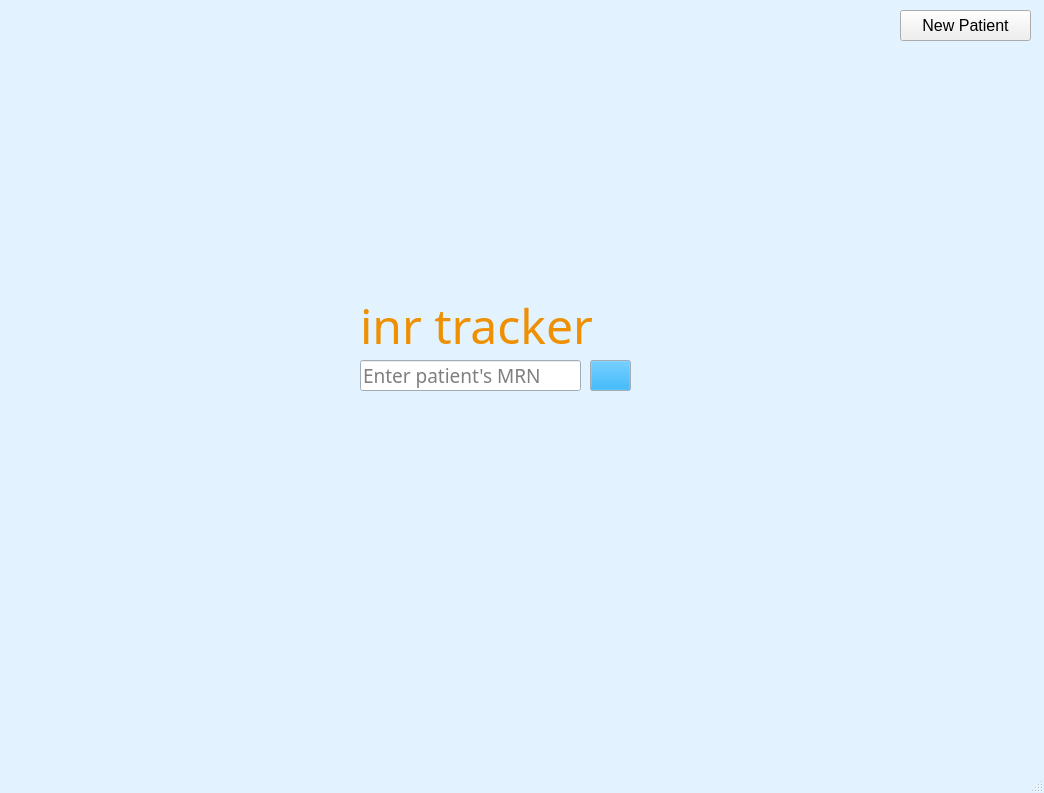
<?xml version="1.0" encoding="UTF-8"?>
<ui version="4.0">
 <class>MainWindow</class>
 <widget class="QMainWindow" name="MainWindow">
  <property name="geometry">
   <rect>
    <x>0</x>
    <y>0</y>
    <width>1044</width>
    <height>793</height>
   </rect>
  </property>
  <property name="palette">
   <palette>
    <active>
     <colorrole role="Base">
      <brush brushstyle="SolidPattern">
       <color alpha="255">
        <red>255</red>
        <green>255</green>
        <blue>255</blue>
       </color>
      </brush>
     </colorrole>
     <colorrole role="Window">
      <brush brushstyle="SolidPattern">
       <color alpha="255">
        <red>226</red>
        <green>242</green>
        <blue>255</blue>
       </color>
      </brush>
     </colorrole>
    </active>
    <inactive>
     <colorrole role="Base">
      <brush brushstyle="SolidPattern">
       <color alpha="255">
        <red>255</red>
        <green>255</green>
        <blue>255</blue>
       </color>
      </brush>
     </colorrole>
     <colorrole role="Window">
      <brush brushstyle="SolidPattern">
       <color alpha="255">
        <red>226</red>
        <green>242</green>
        <blue>255</blue>
       </color>
      </brush>
     </colorrole>
    </inactive>
    <disabled>
     <colorrole role="Base">
      <brush brushstyle="SolidPattern">
       <color alpha="255">
        <red>226</red>
        <green>242</green>
        <blue>255</blue>
       </color>
      </brush>
     </colorrole>
     <colorrole role="Window">
      <brush brushstyle="SolidPattern">
       <color alpha="255">
        <red>226</red>
        <green>242</green>
        <blue>255</blue>
       </color>
      </brush>
     </colorrole>
    </disabled>
   </palette>
  </property>
  <property name="font">
   <font>
    <family>Arial Unicode MS</family>
    <pointsize>11</pointsize>
   </font>
  </property>
  <property name="windowTitle">
   <string>MainWindow</string>
  </property>
  <widget class="QWidget" name="centralwidget">
   <widget class="QLabel" name="Title">
    <property name="geometry">
     <rect>
      <x>360</x>
      <y>300</y>
      <width>291</width>
      <height>51</height>
     </rect>
    </property>
    <property name="palette">
     <palette>
      <active>
       <colorrole role="WindowText">
        <brush brushstyle="SolidPattern">
         <color alpha="255">
          <red>238</red>
          <green>144</green>
          <blue>2</blue>
         </color>
        </brush>
       </colorrole>
       <colorrole role="Text">
        <brush brushstyle="SolidPattern">
         <color alpha="255">
          <red>238</red>
          <green>144</green>
          <blue>2</blue>
         </color>
        </brush>
       </colorrole>
       <colorrole role="PlaceholderText">
        <brush brushstyle="SolidPattern">
         <color alpha="128">
          <red>238</red>
          <green>144</green>
          <blue>2</blue>
         </color>
        </brush>
       </colorrole>
      </active>
      <inactive>
       <colorrole role="WindowText">
        <brush brushstyle="SolidPattern">
         <color alpha="255">
          <red>238</red>
          <green>144</green>
          <blue>2</blue>
         </color>
        </brush>
       </colorrole>
       <colorrole role="Text">
        <brush brushstyle="SolidPattern">
         <color alpha="255">
          <red>238</red>
          <green>144</green>
          <blue>2</blue>
         </color>
        </brush>
       </colorrole>
       <colorrole role="PlaceholderText">
        <brush brushstyle="SolidPattern">
         <color alpha="128">
          <red>238</red>
          <green>144</green>
          <blue>2</blue>
         </color>
        </brush>
       </colorrole>
      </inactive>
      <disabled>
       <colorrole role="WindowText">
        <brush brushstyle="SolidPattern">
         <color alpha="255">
          <red>120</red>
          <green>120</green>
          <blue>120</blue>
         </color>
        </brush>
       </colorrole>
       <colorrole role="Text">
        <brush brushstyle="SolidPattern">
         <color alpha="255">
          <red>120</red>
          <green>120</green>
          <blue>120</blue>
         </color>
        </brush>
       </colorrole>
       <colorrole role="PlaceholderText">
        <brush brushstyle="SolidPattern">
         <color alpha="128">
          <red>0</red>
          <green>0</green>
          <blue>0</blue>
         </color>
        </brush>
       </colorrole>
      </disabled>
     </palette>
    </property>
    <property name="font">
     <font>
      <family>Bauhaus 93</family>
      <pointsize>36</pointsize>
     </font>
    </property>
    <property name="text">
     <string>inr tracker</string>
    </property>
   </widget>
   <widget class="QPushButton" name="pushNewPatient">
    <property name="geometry">
     <rect>
      <x>900</x>
      <y>10</y>
      <width>131</width>
      <height>31</height>
     </rect>
    </property>
    <property name="font">
     <font>
      <family>MS Shell Dlg 2</family>
      <pointsize>12</pointsize>
     </font>
    </property>
    <property name="toolTip">
     <string>Create a new patient profile</string>
    </property>
    <property name="statusTip">
     <string>Create a new patient profile</string>
    </property>
    <property name="styleSheet">
     <string notr="true">pushNewPatient {
    border-radius: 5px;
}</string>
    </property>
    <property name="text">
     <string>New Patient</string>
    </property>
    <property name="icon">
     <iconset>
      <normaloff>img/outline_add_circle_black_24dp.png</normaloff>img/outline_add_circle_black_24dp.png</iconset>
    </property>
   </widget>
   <widget class="QLineEdit" name="textMRN">
    <property name="geometry">
     <rect>
      <x>360</x>
      <y>360</y>
      <width>221</width>
      <height>31</height>
     </rect>
    </property>
    <property name="font">
     <font>
      <family>Arial Unicode MS</family>
      <pointsize>14</pointsize>
     </font>
    </property>
    <property name="toolTip">
     <string>Enter patient's MRN</string>
    </property>
    <property name="text">
     <string/>
    </property>
    <property name="placeholderText">
     <string>Enter patient's MRN</string>
    </property>
   </widget>
   <widget class="QPushButton" name="pushEnter">
    <property name="geometry">
     <rect>
      <x>590</x>
      <y>360</y>
      <width>41</width>
      <height>31</height>
     </rect>
    </property>
    <property name="palette">
     <palette>
      <active>
       <colorrole role="Button">
        <brush brushstyle="SolidPattern">
         <color alpha="255">
          <red>2</red>
          <green>154</green>
          <blue>238</blue>
         </color>
        </brush>
       </colorrole>
      </active>
      <inactive>
       <colorrole role="Button">
        <brush brushstyle="SolidPattern">
         <color alpha="255">
          <red>2</red>
          <green>154</green>
          <blue>238</blue>
         </color>
        </brush>
       </colorrole>
      </inactive>
      <disabled>
       <colorrole role="Button">
        <brush brushstyle="SolidPattern">
         <color alpha="255">
          <red>2</red>
          <green>154</green>
          <blue>238</blue>
         </color>
        </brush>
       </colorrole>
      </disabled>
     </palette>
    </property>
    <property name="font">
     <font>
      <family>Arial Unicode MS</family>
      <pointsize>12</pointsize>
     </font>
    </property>
    <property name="text">
     <string/>
    </property>
    <property name="icon">
     <iconset>
      <normaloff>img/outline_search_black_24dp.png</normaloff>img/outline_search_black_24dp.png</iconset>
    </property>
   </widget>
  </widget>
  <widget class="QStatusBar" name="statusbar"/>
 </widget>
 <resources/>
 <connections/>
</ui>
